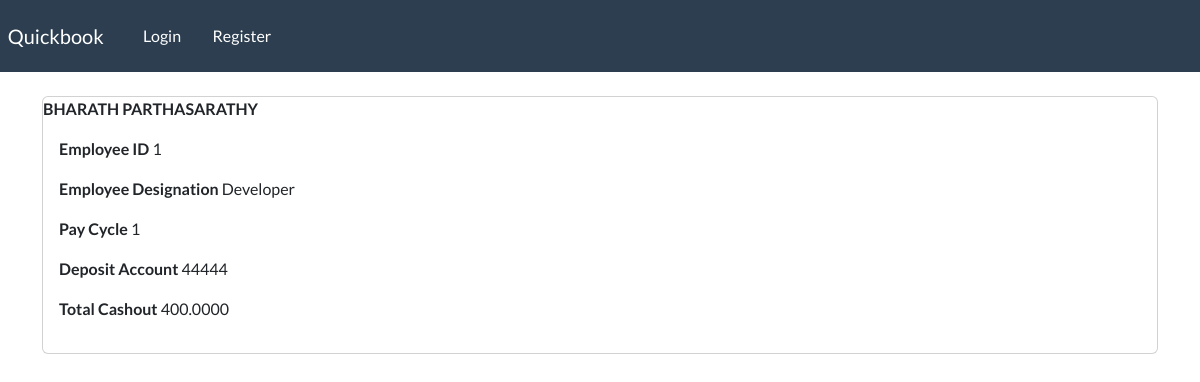
Page /calc_payroll/1 on the committed database.
### webapp/models.py (models this page shows)
class payroll_table(models.Model):
    payroll_table_id=models.AutoField(primary_key=True)
    fk_emp_id=models.ForeignKey(employee_record,on_delete=models.CASCADE,null=True)
    emp_sin=models.IntegerField()
    emp_account_Number=models.BigIntegerField()
    emp_payrate=models.DecimalField(max_digits=5, decimal_places=2)
    pay_cycle=models.SmallIntegerField(default=1)
    fk_schedule_id=models.ForeignKey(schedule_table,on_delete=models.CASCADE,null=True)

class employee_record(models.Model):
    emp_id = models.AutoField(primary_key=True)
    emp_fname = models.CharField(max_length=100)
    emp_lname = models.CharField(max_length=100)
    emp_email = models.CharField(max_length=100)
    emp_phone = models.IntegerField()
    emp_address = models.CharField(max_length=250)
    emp_designation = models.CharField(max_length=100)
    def __str__(self):
        return str(self.emp_id)

### webapp/views.py (the view)
# urls.py: path('calc_payroll/<int:pk>', views.calc_pay, name="calc_payroll"),
def calc_pay(request,pk):
    data_table2 = schedule_table.objects.all()
    my_records = payroll_table.objects.get(fk_emp_id=pk)
    for entry1 in data_table2:
              if my_records.fk_emp_id == entry1.emp_id:
                result_value = entry1.total_hours * my_records.emp_payrate
                break
    context = {'result':result_value,
               'record': my_records}
    return render(request, 'webapp/paystub1.html', context=context)

### webapp/templates/webapp/paystub1.html
{% extends 'webapp/base.html' %}
{% block content %}
<div class="card">
    <strong>
        {{record.fk_emp_id.emp_fname|upper}}
        {{record.fk_emp_id.emp_lname|upper}}
    </strong>
    <div class="card-body">
        <p> <strong> Employee ID </strong> {{record.fk_emp_id}} </p>
        <p> <strong> Employee Designation </strong> {{record.fk_emp_id.emp_designation}} </p>
        <p> <strong> Pay Cycle </strong> {{record.pay_cycle}} </p>
        <p> <strong> Deposit Account </strong> {{record.emp_account_Number}} </p>
        <p> <strong> Total Cashout </strong> {{result}} </p>
    </div>
</div>
<br>
{% endblock %}

### rows in the picture
payroll_table: fk_emp_id.emp_fname "BHARATH", fk_emp_id.emp_lname "PARTHASARATHY", fk_emp_id "1", fk_emp_id.emp_designation "Developer", pay_cycle "1", emp_account_Number "44444"

### other values in the picture
{{ result }} "400.0000"
